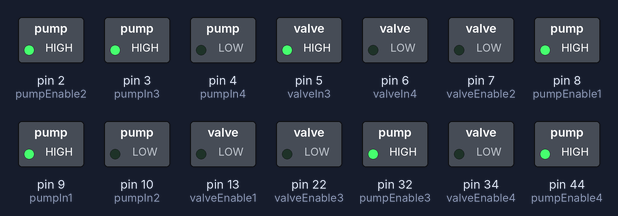
The sketch below on a simulated Arduino Mega 2560, built with avr-gcc and run on an emulated ATmega2560. Shown: switched loads named in the sketch (green lamp = pin HIGH).

Above: at 2.0 s.
At 6.0 s:
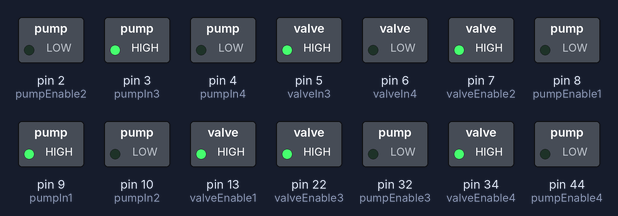
Timing chart, 0 to 9.2 s (numbered marks = the images above):
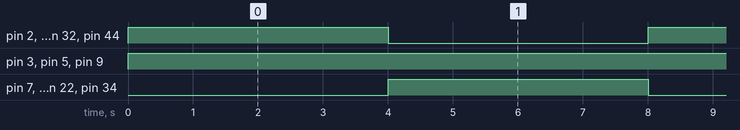

Measured:
- by itself, pin 3 (pumpIn3), pin 5 (valveIn3), pin 9 (pumpIn1): LOW → HIGH at 0.00 s
- by itself, pin 2 (pumpEnable2), pin 7 (valveEnable2), pin 8 (pumpEnable1), pin 13 (valveEnable1), pin 22 (valveEnable3), pin 32 (pumpEnable3), pin 34 (valveEnable4), pin 44 (pumpEnable4): alternates HIGH for 4.0 s and LOW for 4.0 s

The sketch:

Pre_FInal.ino
```cpp
const int pumpIn1 = 9;
const int pumpIn2 = 10;
const int valveIn1 = 11;
const int valveIn2 = 12;
const int pumpIn3 = 3;
const int pumpIn4 = 4;
const int valveIn3 = 5;
const int valveIn4 = 6;
const int pumpIn5 = 28;
const int pumpIn6 = 30;
const int valveIn5 = 24;
const int valveIn6 = 26;
const int pumpIn7 = 40;
const int pumpIn8 = 42;
const int valveIn7 = 36;
const int valveIn8 = 38;
const int pumpEnable1 = 8;
const int pumpEnable2 = 2;
const int pumpEnable3 = 32;
const int pumpEnable4 = 44;
const int valveEnable1 = 13;
const int valveEnable2 = 7;
const int valveEnable3 = 22;
const int valveEnable4 = 34;

void setup() {
  // Set motor driver pins as outputs
  pinMode(pumpIn1, OUTPUT);
  pinMode(pumpIn2, OUTPUT);
  pinMode(valveIn1, OUTPUT);
  pinMode(valveIn2, OUTPUT);
  pinMode(pumpIn3, OUTPUT);
  pinMode(pumpIn4, OUTPUT);
  pinMode(valveIn3, OUTPUT);
  pinMode(valveIn4, OUTPUT);
  pinMode(pumpIn5, OUTPUT);
  pinMode(pumpIn6, OUTPUT);
  pinMode(valveIn5, OUTPUT);
  pinMode(valveIn6, OUTPUT);
  pinMode(pumpIn7, OUTPUT);
  pinMode(pumpIn8, OUTPUT);
  pinMode(valveIn7, OUTPUT);
  pinMode(valveIn8, OUTPUT);
  pinMode(pumpEnable1, OUTPUT);
  pinMode(valveEnable1, OUTPUT);
  pinMode(pumpEnable2, OUTPUT);
  pinMode(valveEnable2, OUTPUT);
  pinMode(pumpEnable3, OUTPUT);
  pinMode(valveEnable3, OUTPUT);
  pinMode(pumpEnable4, OUTPUT);
  pinMode(valveEnable4, OUTPUT);

  // Initialize serial communication
  Serial.begin(9600);
}

void loop() {
  // Turn on all pumps
  digitalWrite(pumpEnable1, HIGH);
  digitalWrite(pumpEnable2, HIGH);
  digitalWrite(pumpEnable3, HIGH);
  digitalWrite(pumpEnable4, HIGH);

  // Turn on all valves
  digitalWrite(valveEnable1, LOW);
  digitalWrite(valveEnable2, LOW);
  digitalWrite(valveEnable3, LOW);
  digitalWrite(valveEnable4, LOW);

  // Control the direction of the pumps and valves as needed
  digitalWrite(pumpIn1, HIGH);
  digitalWrite(pumpIn2, LOW);
  digitalWrite(valveIn1, HIGH);
  digitalWrite(valveIn2, LOW);

  digitalWrite(pumpIn3, HIGH);
  digitalWrite(pumpIn4, LOW);
  digitalWrite(valveIn3, HIGH);
  digitalWrite(valveIn4, LOW);

  digitalWrite(pumpIn5, HIGH);
  digitalWrite(pumpIn6, LOW);
  digitalWrite(valveIn5, HIGH);
  digitalWrite(valveIn6, LOW);

  digitalWrite(pumpIn7, HIGH);
  digitalWrite(pumpIn8, LOW);
  digitalWrite(valveIn7, HIGH);
  digitalWrite(valveIn8, LOW);

  // Add a delay for testing purposes
  delay(4000);

  // Turn off all pumps and valves
  digitalWrite(pumpEnable1, LOW);
  digitalWrite(pumpEnable2, LOW);
  digitalWrite(pumpEnable3, LOW);
  digitalWrite(pumpEnable4, LOW);

  digitalWrite(valveEnable1, HIGH);
  digitalWrite(valveEnable2, HIGH);
  digitalWrite(valveEnable3, HIGH);
  digitalWrite(valveEnable4, HIGH);

  // Add a delay for testing purposes
  delay(4000);
}
```
